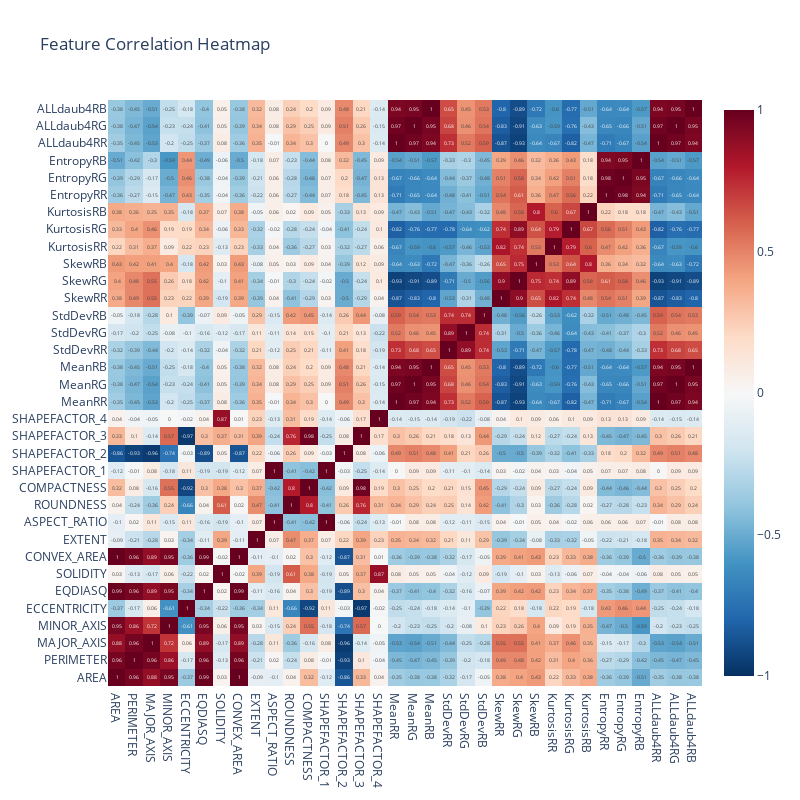

This figure's notebook cell:
### Code cell
fig = go.Figure(data=go.Heatmap(
    z=corr_matrix.values,
    x=corr_matrix.columns,
    y=corr_matrix.columns,
    colorscale='RdBu_r',
    zmin=-1,
    zmax=1,
    text=corr_matrix.round(2).values,
    texttemplate='%{text}'
))
fig.update_layout(title='Feature Correlation Heatmap', width=800, height=800)
fig.show()

### Figure 1 — Plotly figure (JSON) as saved in the notebook; plotly's stock layout.template omitted (floating-point values rounded to 4 significant figures; data arrays with more than 128 entries replaced by an {"elided": "..."} marker saying what was removed)
{"data": [{"colorscale": [[0, "rgb(5,48,97)"], [0.1, "rgb(33,102,172)"], [0.2, "rgb(67,147,195)"], [0.3, "rgb(146,197,222)"], [0.4, "rgb(209,229,240)"], [0.5, "rgb(247,247,247)"], [0.6, "rgb(253,219,199)"], [0.7, "rgb(244,165,130)"], [0.8, "rgb(214,96,77)"], [0.9, "rgb(178,24,43)"], [1, "rgb(103,0,31)"]], "text": {"elided": "34x34 float values"}, "texttemplate": "%{text}", "type": "heatmap", "x": ["AREA", "PERIMETER", "MAJOR_AXIS", "MINOR_AXIS", "ECCENTRICITY", "EQDIASQ", "SOLIDITY", "CONVEX_AREA", "EXTENT", "ASPECT_RATIO", "ROUNDNESS", "COMPACTNESS", "SHAPEFACTOR_1", "SHAPEFACTOR_2", "SHAPEFACTOR_3", "SHAPEFACTOR_4", "MeanRR", "MeanRG", "MeanRB", "StdDevRR", "StdDevRG", "StdDevRB", "SkewRR", "SkewRG", "SkewRB", "KurtosisRR", "KurtosisRG", "KurtosisRB", "EntropyRR", "EntropyRG", "EntropyRB", "ALLdaub4RR", "ALLdaub4RG", "ALLdaub4RB"], "y": ["AREA", "PERIMETER", "MAJOR_AXIS", "MINOR_AXIS", "ECCENTRICITY", "EQDIASQ", "SOLIDITY", "CONVEX_AREA", "EXTENT", "ASPECT_RATIO", "ROUNDNESS", "COMPACTNESS", "SHAPEFACTOR_1", "SHAPEFACTOR_2", "SHAPEFACTOR_3", "SHAPEFACTOR_4", "MeanRR", "MeanRG", "MeanRB", "StdDevRR", "StdDevRG", "StdDevRB", "SkewRR", "SkewRG", "SkewRB", "KurtosisRR", "KurtosisRG", "KurtosisRB", "EntropyRR", "EntropyRG", "EntropyRB", "ALLdaub4RR", "ALLdaub4RG", "ALLdaub4RB"], "z": {"elided": "34x34 float values"}, "zmax": 1, "zmin": -1}], "layout": {"height": 800, "title": {"text": "Feature Correlation Heatmap"}, "width": 800}}
